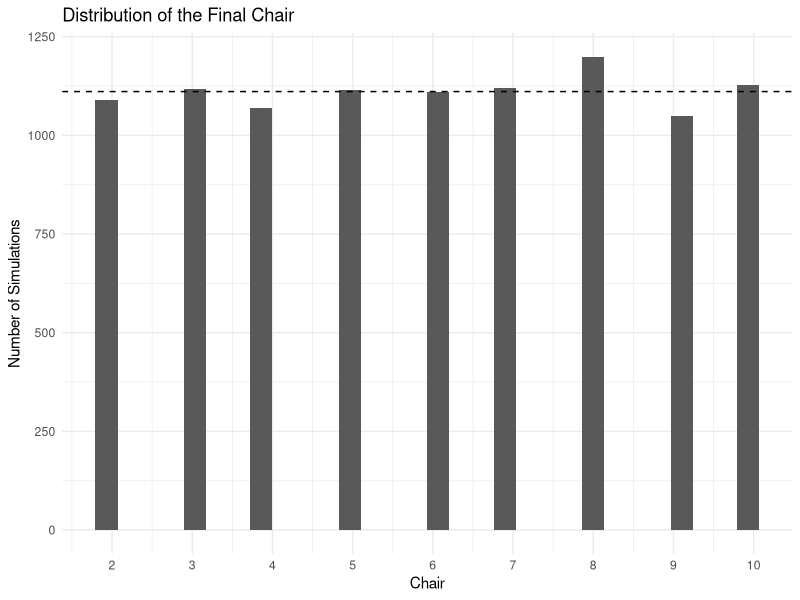
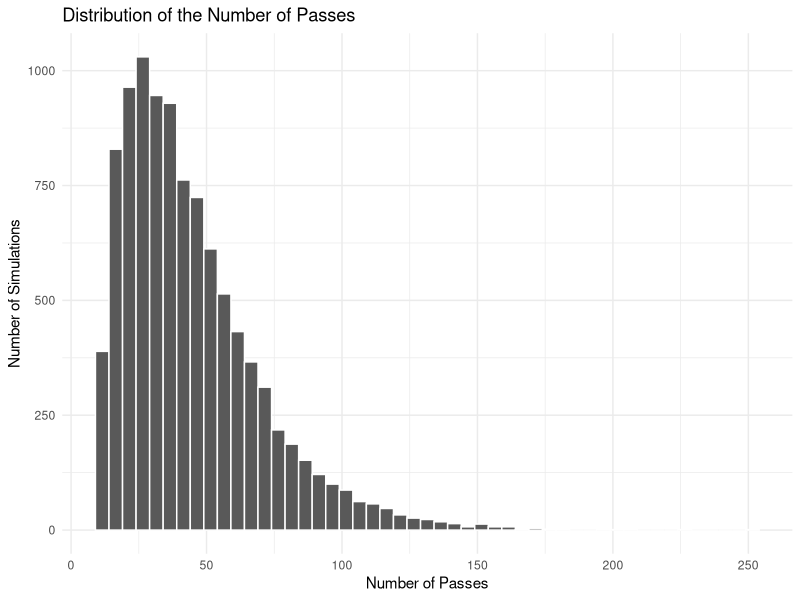
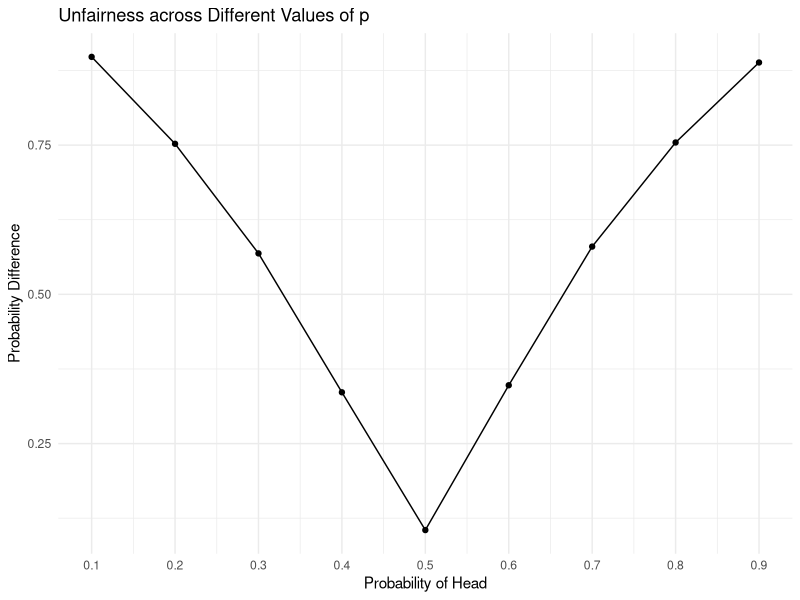

Recreate these plots in R, in order. (Note: this script raises an error after producing the figures.)
## ---- chunk 1
set.seed(648)
library(dplyr)
library(ggplot2)
## ---- chunk 2
# AI disclosure: this code was mostly hand-coded by me. The only help I received from AI was that, at first, I used 'j' instead of 'i' inside the loop and did not set 'i <- j' after the loop ended. I have now revised the code to use 'i consistently throughout.

# say p is probability for heads, which mean left
present_party <- function(chair = 10, p = 0.5){
  x <- rep(0, chair)
  i <- 1 # the host hold the ball at the beginning
  x[i] <- 1
  n <- 0
  while (sum(x) != chair){
    a <- 2 * rbinom(1, 1, p) - 1 # if head, pass to left, then 1, otherwise -1
    i <- i + a
    if (i == 0) i <- chair else if (i == chair + 1) i <- 1
    x[i] <- 1
    n <- n + 1
  }
  return(c(i,n))
}

present_party()
## ---- chunk 3
# To prove it is correct, we should consider some extreme cases:
present_party(chair = 10, p = 1) # would return 10 and 9 rounds
present_party(chair = 10, p = 0) # would return 2 and 9 rounds
present_party(chair = 1, p = 0.5) # would return 1 and 0 rounds
## ---- chunk 4
set.seed(648)
sim <- rep(0,10000)
pass <- rep(0,10000)
for (j in seq_along(sim)){
  sim[j] <- present_party()[1]
  pass[j] <- present_party()[2]
}
head(sim,10)
head(pass,10)
## ---- chunk 5
# AI disclosure: This code was created with the help of AI.

ggplot(data.frame(x = sim), aes(x = sim)) +
  geom_histogram() +
  scale_x_continuous(breaks = 2:10) + 
  geom_hline(
  yintercept = 10000 / 9,
  linetype = "dashed")+
  labs(
    title = "Distribution of the Final Chair",
    x = "Chair",
    y = "Number of Simulations"
  ) +
  theme_minimal()
## ---- chunk 6
summary(pass)

# AI disclosure: This code was created with the help of AI.
ggplot(data.frame(x = pass), aes(x = pass)) +
  geom_histogram(
    binwidth = 5,
    boundary = 9,
    color = "white"
  ) +
  labs(
    title = "Distribution of the Number of Passes",
    x = "Number of Passes",
    y = "Number of Simulations"
  ) +
  theme_minimal()
## ---- chunk 7
# AI disclosure: I originally planned to use a KS test, but ChatGPT pointed out that the KS test is designed for continuous distributions, whereas the outcome here is discrete.
chisq.test(table(sim), p = rep(1/9, 9))
## ---- chunk 8
# AI disclosure:
# I wrote the pseudocode for the for loop and asked ChatGPT to convert it into executable R code, then I checked and revised a little bit. For the function version I hand coded it.

# The pseudocode was as follows:

# For-loop version:
# say prob = (0.1, 0.2, ..., 0.9), chair = n (I can decide it, say 11),
# for p in prob:
#     for i in 10000:
#         store [1] from present_party(n, prob[i]) in a matrix
#     within the first loop, calculate the mean after completing 10000 simulations.

# My definition of "unfair" is:
# Calculate the probability of each chair as count / total, then subtract the smallest probability from the largest probability. This gives the probability difference. When p = 0.5, ideally every chair should have a probability of 0.1, so the probability difference should be 0.

# Therefore, plot1 has p from 0.1 to 0.9 (length(prob)) on the X-axis and probability difference (unfairness) on the Y-axis. table1 contains the same information.

# Plot2 has the n-1 non-host chairs (chairs 2 through n) on the X-axis and the mean count for each chair on the Y-axis. There are length(prob) lines in total, one for each scenario, with 10000 simulations for each scenario.


# For loop version --------------------------------------------------------
prob <- seq(0.1, 0.9, by = 0.1)
chair <- 11
result <- list()

for (p in prob) {

  final_chair <- numeric(10000)

  for (i in 1:10000) {
    simulation <- present_party(chair, p = p) 
    final_chair[i] <- simulation[1]  # final holder
  }

  # probability that each chair is the final holder
  counts <- table(factor(final_chair, levels = 1:chair))
  probabilities <- counts / length(final_chair)
  # for this inner loop under given p, calculate unfairness
  unfairness <- max(probabilities) - min(probabilities)

  result[[as.character(p)]] <- list(
    probabilities = probabilities,
    unfairness = unfairness
  )
}


# Table 1: p and unfairness
table1 <- data.frame(
  `Prob of Head` = paste0(prob * 100, "%"),
  unfairness = sapply(result, function(x) x$unfairness),
  check.names = FALSE
)

print(table1, row.names = FALSE)


# Plot 1: p vs. unfairness
plot1_data <- data.frame(
  p = prob,
  unfairness = sapply(result, function(x) x$unfairness)
)

ggplot(
  plot1_data,
  aes(x = p, y = unfairness)
) +
  geom_line() +
  geom_point() +
  scale_x_continuous(breaks = seq(0.1, 0.9, by = 0.1)) +
  labs(
    x = "Probability of Head",
    y = "Probability Difference",
    title = "Unfairness across Different Values of p"
  ) +
  theme_minimal()


# Plot 2: Mean count for each non-host chair
plot2_data <- data.frame()

for (p in prob) {

  temp <- data.frame(
    chair = 2:chair, # exclude chair 1 as the prob is 0
    probability = result[[as.character(p)]]$probabilities[2:chair],
    p = p
  )

  plot2_data <- rbind(plot2_data, temp)
}

ggplot(
  plot2_data,
  aes(
    x = chair,
    y = probability,
    group = p,
    color = factor(p)
  )
) +
  geom_line() +
  geom_point() +
  scale_x_continuous(breaks = 2:chair) +
  labs(
    x = "Final Holder Chair",
    y = "Probability",
    color = "Probability of Head",
    title = "Probability of Being the Final Holder"
  ) +
  theme_minimal()
## ---- chunk 9
